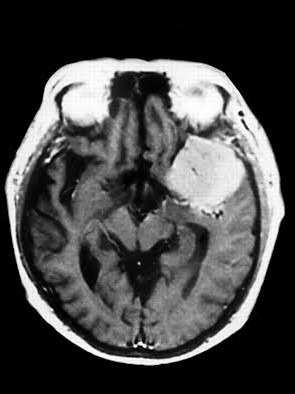
#> input picture t.jpg, 295 x 394 px, given in place of the camera
$ python detection_new2.py
#> lines starting #> are read from the running program, lines starting #| are printed output that depends on the picture; after the words box and inside, x2 and y2 are one past the last pixel; in counts of white or black regions, pixels touching at a corner belong together
import numpy as np

import cv2

cap = cv2.VideoCapture(0)

while True:
    _, image = cap.read()
#> image is the input picture: shape (394, 295, 3); min 0, max 255, mean 70.5
    # convert to grayscale
    grayscale = cv2.cvtColor(image, cv2.COLOR_BGR2GRAY)
    # perform edge detection
    edges = cv2.Canny(grayscale, 30, 100)
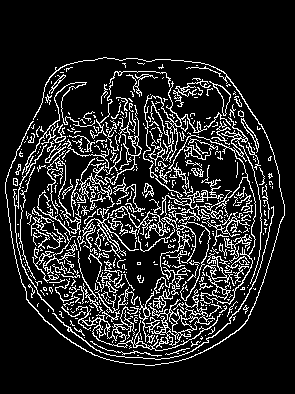
#> edges: shape (394, 295); 14.1% white in thin lines or dots, all inside (x1, y1, x2, y2) = (5, 57, 285, 366)
    # detect lines in the image using hough lines technique
    lines = cv2.HoughLinesP(edges, 1, np.pi/180, 60, np.array([]), 50, 5)
#> lines = 35 rows, first 6: [176, 323, 180, 263], [178, 248, 239, 309], [171, 194, 253, 276], [191, 289, 251, 229], [114, 187, 202, 275], [168, 156, 172, 102]
    # iterate over the output lines and draw them
    for line in lines:
        for x1, y1, x2, y2 in line:
            cv2.line(image, (x1, y1), (x2, y2), (255, 0, 0), 3)
            cv2.line(edges, (x1, y1), (x2, y2), (255, 0, 0), 3)
#> this loop made 35 passes
#> line on passes 1 to 12: [[176, 323, 180, 263]], [[178, 248, 239, 309]], [[171, 194, 253, 276]], [[191, 289, 251, 229]], [[114, 187, 202, 275]], [[168, 156, 172, 102]], [[116, 278, 175, 337]], [[99, 356, 99, 306]], [[90, 260, 142, 208]], [[137, 357, 176, 284]], [[140, 308, 183, 359]], [[183, 192, 265, 274]]
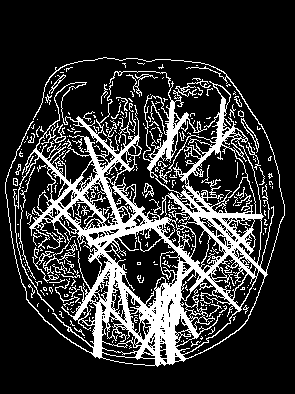
#> edges: shape (394, 295); 20.1% white; 283 white regions (236 under 20 px), largest, box (x1, y1, x2, y2) and area: (5, 57, 285, 367) 19938, (43, 232, 75, 274) 191, (32, 251, 59, 283) 123
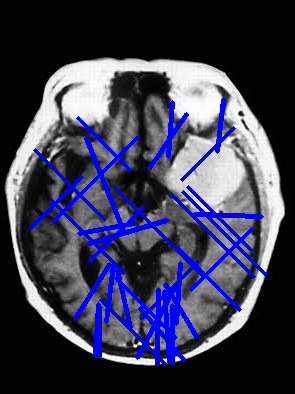
#> image: shape (394, 295, 3); 8.93% of pixels changed, all inside (x1, y1, x2, y2) = (29, 97, 268, 367)
    # show images

    cv2.imshow("edges", edges)
    if cv2.waitKey(1) == ord("q"):
#> (key q is pressed here)
        break
cap.release()
cv2.destroyAllWindows()
